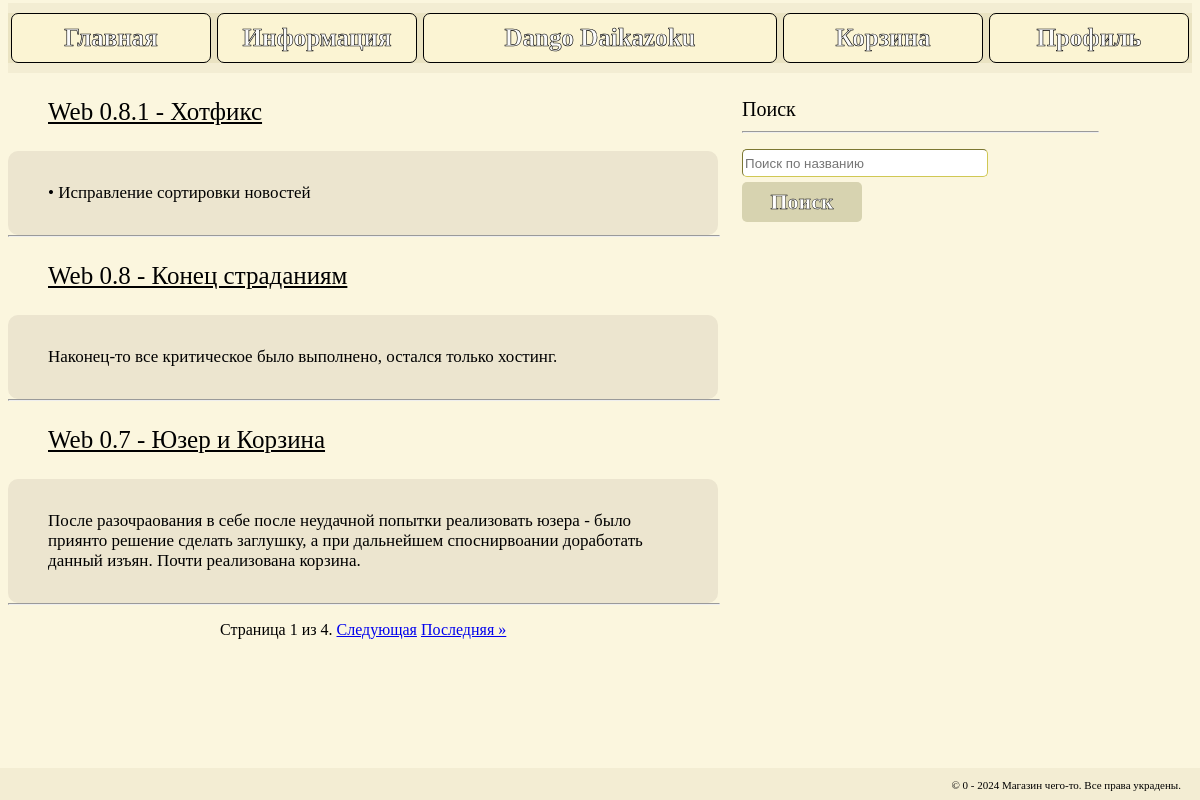
Page /news on the committed database.
### shop/models.py (models this page shows, shortened)
class News (models.Model):
    date = models.DateField()
    title = models.CharField(max_length=40)
    content = models.CharField(max_length=600)
    slug = models.SlugField(max_length=255, verbose_name='Url', unique=True)
    class Meta:
        ordering = ['date']
        verbose_name = 'Статья'
        verbose_name_plural = 'Новости'
    def get_absolute_url(self):
        return reverse('news_detail', kwargs={"slug": self.slug})

### shop/views.py (the view)
# urls.py: path('news', news, name='news'),
def news(request):
    articles_list = News.objects.all().order_by("-date", "-title")
    query = request.GET.get('search')
    if query:
        articles_list = articles_list.filter(title__icontains=query)
    paginator = Paginator(articles_list, 3)  # По 3 записи на странице
    page = request.GET.get('page')
    try:
        articles = paginator.page(page)
    except PageNotAnInteger:
        articles = paginator.page(1)
    except EmptyPage:
        articles = paginator.page(paginator.num_pages)
    return render(request, 'shop/news.html', {'articles': articles})

### shop/templatetags/loader.py (called while the page is built)
@register.inclusion_tag('shop/cart.html')
def cart_list():
    cart = Carts.objects.all()
    total = 0
    for c in cart:
        total = total + c.summary
    return {"cart": cart, "total": total}

### shop/templates/shop/news.html
{% extends "shop/base.html" %}
{% load static %}
{% load loader %}
{% block header %}{% include "inc/_header.html" %}{% cart_list %}{% endblock %}
{% block content %}
    <div class="main_div">
        <div class="news_div">
            {% include "shop/article.html" %}
            {% include "inc/pagination.html" %}
        </div>
        <div class="filter_div">
            {% include "inc/filter.html" %}
        </div>
    </div>
{% endblock %}
{% block footer %}{% include "inc/_footer.html" %}{% endblock %}

### shop/templates/shop/article.html
<div class="articles">
    {% for item in articles %}
        <a href="{{ item.get_absolute_url }}" class="art" >
                <p class="news_title">{{ item.title }}</p>
                <div class="news_content">{{ item.content|safe }}</div>
        </a>
        <hr class="news_hr">
    {% endfor %}
</div>

### static/style.css (style rules this page uses)
body { color: black; background: #FBF6DE; margin-bottom: 2em; font-family: "Comic Sans MS"; }
hr { width: 85%; margin-top: 10px; }
div.articles { margin: 20px 0 0 0; }
a.art { padding: 5px 0 0 0; background: #e7e0c2; border-radius: 10px; color: black; text-decoration: none; }
.news_title { padding: 0 0 0 40px; font-size: 25px; text-decoration: underline; }
.news_content { padding: 15px 40px 15px 40px; border-radius: 10px; background: #ece5cf; font-size: 17px; }
.news_hr { width: 100%; margin: 0 0 16px 0; }
.main_div { display: flex; }
.news_div { width: 60%; }
.filter_div { padding: 5px 0 0 2%; width: 30%; }

### rows in the picture
News: title "Web 0.8.1 - Хотфикс", content "• Исправление сортировки новостей"
News: title "Web 0.8 - Конец страданиям", content "Наконец-то все критическое было выполнено, остался только хостинг."
News: title "Web 0.7 - Юзер и Корзина", content "После разочраования в себе после неудачной попытки реализовать юзера - было приянто решение сделать заглушку, а при дальнейшем споснирвоании доработать данный изъян. Почти реализована корзина."

### other values in the picture
{{ articles.number }} "1"
{{ articles.paginator.num_pages }} "4"
